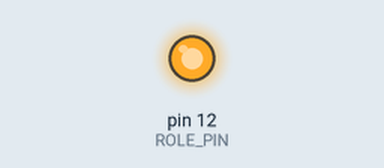
Bench run of a sketch on a simulated Arduino Uno, built with avr-gcc and run on an emulated ATmega328P. On the bench: output pins drawn as LEDs (lit = HIGH). What the sketch prints to the serial monitor is not drawn.

Above: at 3.5 s.
At 8.5 s:
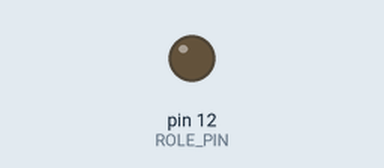
Timing chart, 0 to 14.1 s (numbered marks = the images above):
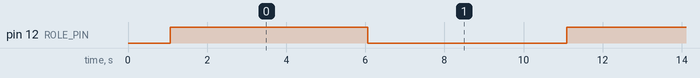

The sketch:

role_testi.ino
```cpp
/*
 * Röle testi — tek pini yavaşça açıp kapatır.
 *
 * Neden ayrı bir eskiz: asıl eskiz sensör okuyor, seri yayın yapıyor ve
 * otonom kararlar veriyor. Röle çalışmadığında sebebin bunlardan biri olup
 * olmadığını ayırt etmek zor. Burada başka hiçbir şey yok — yalnızca pin
 * açılıyor ve kapanıyor.
 *
 * Beşer saniyelik evreler: tıklamayı duymak, ışığa bakmak ve gerekirse
 * multimetreyle ölçmek için yeterli süre.
 *
 * DİKKAT: Bu eskizi yüklemek asıl eskizin yerine geçer. Test bittikten sonra
 * `farmbot_sensors` eskizini yeniden yüklemeyi unutmayın, yoksa sensörler
 * ve pompalar panelden çalışmaz.
 */

// Denenecek pin. Röleyi başka bir pine taşırsanız burayı değiştirin.
#define ROLE_PIN 12

void setup() {
  Serial.begin(9600);

  // Önce KAPALI konuma al, sonra çıkışa çevir: pinMode'dan sonra
  // digitalWrite yapmak, aradaki kısa anda rölenin çekmesine yol açabiliyor.
  digitalWrite(ROLE_PIN, LOW);
  pinMode(ROLE_PIN, OUTPUT);
  digitalWrite(ROLE_PIN, LOW);

  Serial.println();
  Serial.print("Role testi — pin D");
  Serial.println(ROLE_PIN);
  Serial.println("Her evre 5 saniye. Tiklama sesini ve yesil isigi izleyin.");
  Serial.println("----------------------------------------");
  delay(1000);
}

void loop() {
  Serial.println("D12 = HIGH (5V)  -> role CEKMELI, yesil isik YANMALI");
  digitalWrite(ROLE_PIN, HIGH);
  delay(5000);

  Serial.println("D12 = LOW  (0V)  -> role BIRAKMALI, yesil isik SONMELI");
  digitalWrite(ROLE_PIN, LOW);
  delay(5000);

  Serial.println("----------------------------------------");
}
```

Measured:
- by itself, pin 12 (ROLE_PIN): alternates HIGH for 5.0 s and LOW for 5.0 s
